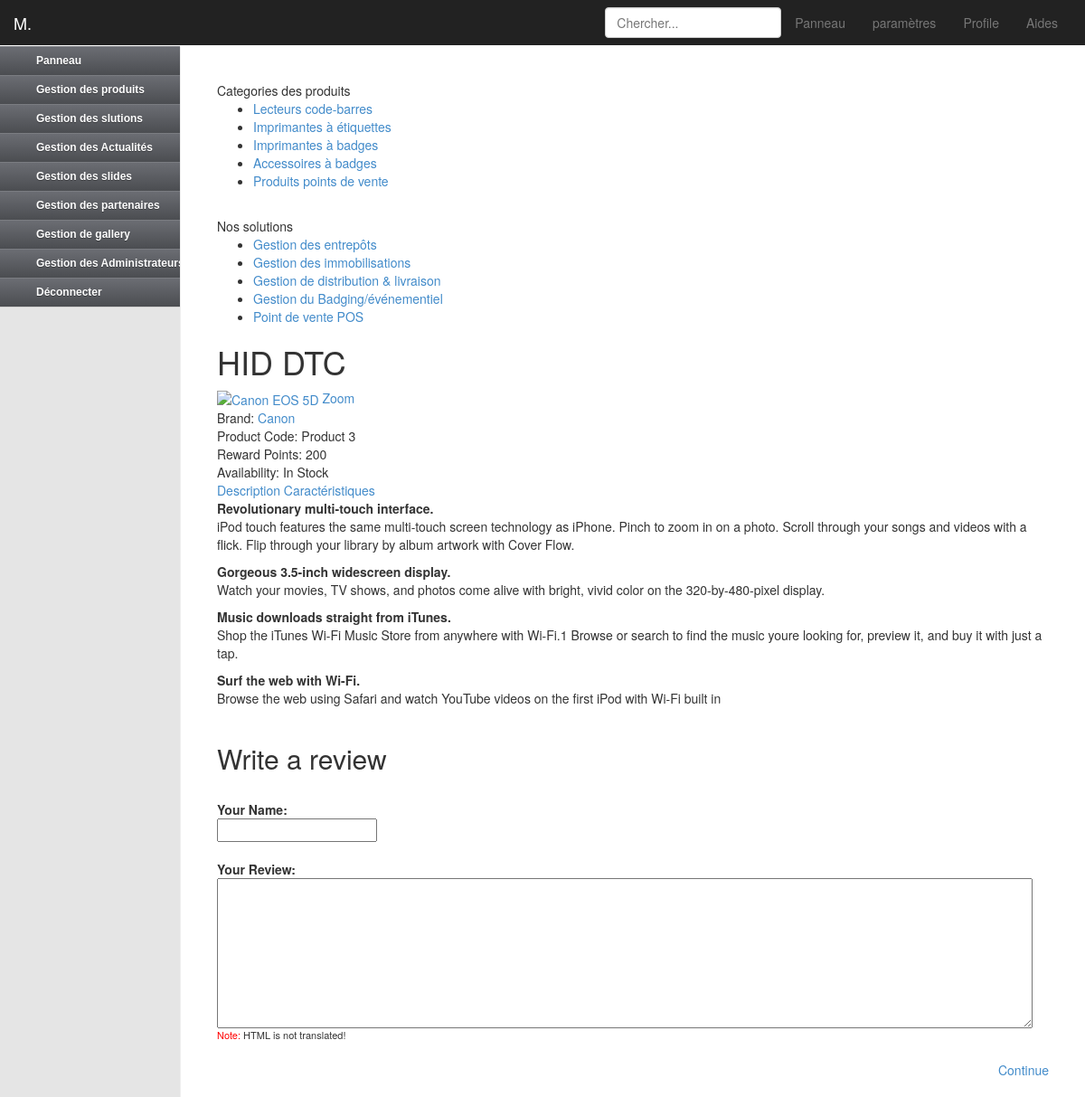
The page /admin/produit.php on the database its author committed.
### tables this page shows
CREATE TABLE IF NOT EXISTS `categories` (
  `id_categorie` int(11) NOT NULL AUTO_INCREMENT,
  `nom_categorie` varchar(100) NOT NULL,
  `image_categorie` varchar(100) NOT NULL,
  `parent_categorie` varchar(100) NOT NULL,
  `parent2_categorie` varchar(100) NOT NULL DEFAULT '0',
  `description_categorie` longtext NOT NULL,
  `date_categorie` timestamp NOT NULL DEFAULT CURRENT_TIMESTAMP ON UPDATE CURRENT_TIMESTAMP,
  PRIMARY KEY (`id_categorie`)
);

CREATE TABLE IF NOT EXISTS `solution` (
  `id_solution` int(11) NOT NULL AUTO_INCREMENT,
  `titre_solution` varchar(100) NOT NULL,
  `contenu_solution` longtext NOT NULL,
  `image_solution` varchar(100) NOT NULL,
  `date_solution` timestamp NOT NULL DEFAULT CURRENT_TIMESTAMP ON UPDATE CURRENT_TIMESTAMP,
  PRIMARY KEY (`id_solution`)
);

### menuVertical.php (the view, shortened to what this page needs)
<div id="column-left">
<div class="box">
	<div class="box-heading">Categories des produits</div>
	<div class="box-content box-category">
		<ul id="cat_accordion">
		<?php
					$requeteCategorieMenu= mysql_query("SELECT * FROM categories WHERE parent_categorie='0' ") or die(mysql_error());
						while($resultatCategorieMenu=mysql_fetch_array($requeteCategorieMenu))
						{
							$IDCategorie= $resultatCategorieMenu['id_categorie'];
							$nomCategorie= $resultatCategorieMenu['nom_categorie'];
				?>
					<li><a href="afficherProduits.php?categorie=<?php echo $IDCategorie; ?>"> <?php echo $nomCategorie; ?></a></li>
				<?php
						}
				?>
		</ul>
	</div>
	<br>
		<div class="box-heading">Nos solutions</div>
	<div class="box-content box-category">
		<ul id="cat_accordion">
		<?php
					$requeteCategorieMenu1= mysql_query("SELECT * FROM solution ") or die(mysql_error());
						while($resultatCategorieMenu1=mysql_fetch_array($requeteCategorieMenu1))
						{
							$IDSolution= $resultatCategorieMenu1['id_solution'];
							$nomSolution= $resultatCategorieMenu1['titre_solution'];
				?>
					<li><a href="solution.php?solution=<?php echo $IDSolution; ?>"> <?php echo $nomSolution; ?></a></li>
				<?php
						}
				?>
		</ul>
	</div>
</div>
</div>

### admin/css/dashboard.css (style rules this page uses)
body { padding-top: 50px; }

### admin/css/supplement.css (style rules this page uses)
body { background:url(img/bg.png) repeat;width:1200px;margin:0 auto }

### rows shown on the page
categories: nom_categorie "Lecteurs code-barres"
categories: nom_categorie "Imprimantes à étiquettes"
categories: nom_categorie "Imprimantes à badges"
categories: nom_categorie "Accessoires à badges"
categories: nom_categorie "Produits points de vente"
solution: titre_solution "Gestion des entrepôts"
solution: titre_solution "Gestion des immobilisations"
solution: titre_solution "Gestion de distribution & livraison"
solution: titre_solution "Gestion du Badging/événementiel"
solution: titre_solution "Point de vente POS"
